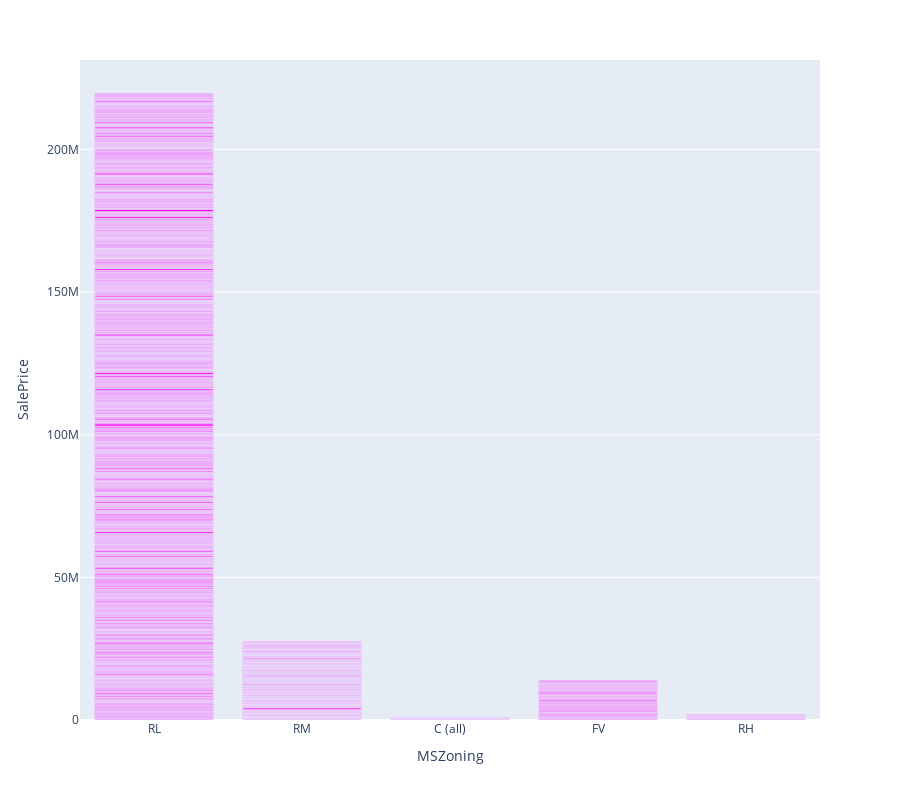

The cell this chart's notebook holds for it:
### Markdown cell above
- ## **MSZoning vs SalePrice**

### Code cell
fig =px.bar(train,x='MSZoning', y='SalePrice',barmode='group',
             height=800, color_discrete_sequence=["fuchsia"])

fig.show("png")

### Figure 1 — Plotly figure (JSON) as saved in the notebook; plotly's stock layout.template omitted (floating-point values rounded to 4 significant figures; data arrays with more than 128 entries replaced by an {"elided": "..."} marker saying what was removed)
{"data": [{"alignmentgroup": "True", "hovertemplate": "MSZoning=%{x}<br>SalePrice=%{y}<extra></extra>", "legendgroup": "", "marker": {"color": "fuchsia"}, "name": "", "offsetgroup": "", "orientation": "v", "showlegend": false, "textposition": "auto", "type": "bar", "x": {"elided": "1460 str values"}, "xaxis": "x", "y": {"elided": "1460 int values"}, "yaxis": "y"}], "layout": {"barmode": "group", "height": 800, "legend": {"tracegroupgap": 0}, "margin": {"t": 60}, "xaxis": {"anchor": "y", "domain": [0, 1], "title": {"text": "MSZoning"}}, "yaxis": {"anchor": "x", "domain": [0, 1], "title": {"text": "SalePrice"}}}}
